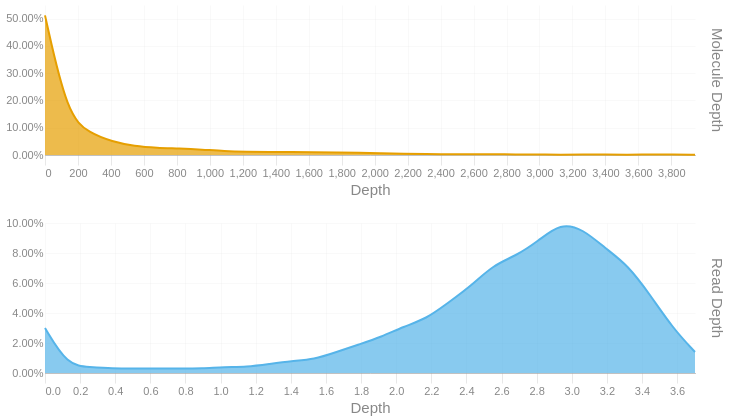

Here is the notebook cell this chart was saved with:
### Code cell
readdep = depth_hist(tb['Read Depth'], q99, 3)
readdep = readdep.with_columns(pl.lit('Read Depth').alias('Metric'))
if not SKIPLR:
    moldep = depth_hist(tb['Molecule Depth'], mol_q99, 1)
    moldep = moldep.with_columns(pl.lit('Molecule Depth').alias('Metric'))
    _hist = pl.concat([readdep, moldep])
    _hist = _hist.filter(pl.col('Proportion') != 0)
    with SafeRender(_hist):
        (
            alt.Chart(_hist)        
            .mark_area(interpolate = "basis")
            .encode(
                x=alt.X('Bin:Q').scale(domainMin=0).axis(alt.Axis(title='Depth')),
                y = alt.Y('Proportion:Q', title = None).axis(format = '.2%'),
                color = alt.Color('Metric:N').legend(None),
                row = alt.Row("Metric:N").header(title = None, labelOrient = 'right'),
                tooltip = [
                    alt.Tooltip("Metric:N", title = "Metric"),
                    alt.Tooltip('Interval:N', title = "Depth Interval"),
                    alt.Tooltip('Proportion:Q', title = "% Alignments").format('.2%')
                ]
            )
            .resolve_scale(x='independent', y='independent')
            .properties(
                height = 150, width = 650,
                usermeta={'embedOptions': {'downloadFileName': f'{samplename}.depth.hist'}}
            )
        ).display()
else:
    readdep = readdep.filter(pl.col('Proportion') != 0)
    with SafeRender(readdep):
        (
            alt.Chart(readdep)        
            .mark_area(interpolate = "basis")
            .encode(
                x=alt.X('Bin:Q').scale(domainMin=0).axis(alt.Axis(title='Depth')),
                y = alt.Y('Proportion:Q', title = None).axis(format = '.2%'),
                tooltip = [
                    alt.Tooltip('Interval:N', title = "Depth Interval"),
                    alt.Tooltip('Proportion:Q', title = "% Alignments").format('.2%')
                ]
            )
            .properties(
                usermeta={'embedOptions': {'downloadFileName': f'{samplename}.depth.hist'}}
            )
        ).display()

### Figure 1 — Vega-Lite specification as saved in the notebook (floating-point values rounded to 4 significant figures)
{"width": 650, "height": 150, "config": {"title": {"anchor": "start", "dy": -15, "fontSize": 18, "color": "#888888", "subtitleColor": "#888888", "subtitleFontSize": 14}, "arc": {"fill": "#0072B2"}, "axis": {"domainColor": "#888888", "domainWidth": 0.5, "gridWidth": 0.2, "grid": false, "titleFontWeight": 400, "titleFontSize": 15, "labelFontSize": 11, "labelColor": "#888888", "tickColor": "#888888", "tickWidth": 0.2, "titleColor": "#888888"}, "axisBand": {"grid": false}, "axisX": {"grid": true, "tickSize": 10, "domainCap": "round"}, "axisY": {"domain": false, "grid": true, "tickSize": 0, "domainCap": "round"}, "background": "transparent", "header": {"labelFontSize": 15, "labelColor": "#888888", "titleFontSize": 15, "titleFontWeight": 600, "titleColor": "#888888"}, "legend": {"labelFont": "sans-serif", "labelFontSize": 12, "labelColor": "#888888", "symbolSize": 100, "symbolType": "circle", "titleFontSize": 12, "titlePadding": 10, "titleColor": "#888888", "title": null}, "range": {"category": ["#E69F00", "#56B4E9", "#009E73", "#F0E442", "#0072B2", "#D55E00", "#CC79A7", "#000000"], "diverging": ["#cfe8f3", "#a2d4ec", "#73bfe2", "#46abdb", "#1696d2", "#12719e"]}, "area": {"fill": "#0072B2", "fillOpacity": 0.7, "line": true, "strokeOpacity": 0.7}, "line": {"color": "#0072B2", "stroke": "#0072B2", "strokeWidth": 2}, "trail": {"color": "#0072B2", "stroke": "#0072B2", "strokeWidth": 0, "size": 1}, "point": {"filled": true, "fillOpacity": 1.0, "size": 95}, "text": {"color": "#888888", "fontSize": 11, "align": "right", "fontWeight": 400, "size": 11}, "bar": {"fill": "#0072B2", "stroke": null}, "view": {"stroke": null, "continuousWidth": 660, "continuousHeight": 400}}, "data": {"name": "data-a55b44cec8a746303f9dcfa607bf95a2"}, "mark": {"type": "area", "interpolate": "basis"}, "encoding": {"color": {"field": "Metric", "legend": null, "type": "nominal"}, "row": {"field": "Metric", "header": {"title": null, "labelOrient": "right"}, "type": "nominal"}, "tooltip": [{"field": "Metric", "title": "Metric", "type": "nominal"}, {"field": "Interval", "title": "Depth Interval", "type": "nominal"}, {"field": "Proportion", "format": ".2%", "title": "% Alignments", "type": "quantitative"}], "x": {"axis": {"title": "Depth"}, "field": "Bin", "scale": {"domainMin": 0}, "type": "quantitative"}, "y": {"axis": {"format": ".2%"}, "field": "Proportion", "title": null, "type": "quantitative"}}, "resolve": {"scale": {"x": "independent", "y": "independent"}}, "usermeta": {"embedOptions": {"downloadFileName": "S6_Kennetcook_3565.depth.hist"}}, "$schema": "https://vega.github.io/schema/vega-lite/v6.1.0.json", "datasets": {"data-a55b44cec8a746303f9dcfa607bf95a2": [{"Bin": 0.0, "Interval": "0.0-0.128", "Proportion": 0.03, "Metric": "Read Depth"}, {"Bin": 0.128, "Interval": "0.128-0.255", "Proportion": 0.005, "Metric": "Read Depth"}, {"Bin": 0.255, "Interval": "0.255-0.383", "Proportion": 0.004, "Metric": "Read Depth"}, {"Bin": 0.383, "Interval": "0.383-0.511", "Proportion": 0.003, "Metric": "Read Depth"}, {"Bin": 0.511, "Interval": "0.511-0.638", "Proportion": 0.003, "Metric": "Read Depth"}, {"Bin": 0.638, "Interval": "0.638-0.766", "Proportion": 0.003, "Metric": "Read Depth"}, {"Bin": 0.766, "Interval": "0.766-0.894", "Proportion": 0.003, "Metric": "Read Depth"}, {"Bin": 0.894, "Interval": "0.894-1.021", "Proportion": 0.003, "Metric": "Read Depth"}, {"Bin": 1.021, "Interval": "1.021-1.149", "Proportion": 0.004, "Metric": "Read Depth"}, {"Bin": 1.149, "Interval": "1.149-1.277", "Proportion": 0.004, "Metric": "Read Depth"}, {"Bin": 1.277, "Interval": "1.277-1.404", "Proportion": 0.006, "Metric": "Read Depth"}, {"Bin": 1.404, "Interval": "1.404-1.532", "Proportion": 0.008, "Metric": "Read Depth"}, {"Bin": 1.532, "Interval": "1.532-1.66", "Proportion": 0.009, "Metric": "Read Depth"}, {"Bin": 1.66, "Interval": "1.66-1.787", "Proportion": 0.014, "Metric": "Read Depth"}, {"Bin": 1.787, "Interval": "1.787-1.915", "Proportion": 0.019, "Metric": "Read Depth"}, {"Bin": 1.915, "Interval": "1.915-2.043", "Proportion": 0.024, "Metric": "Read Depth"}, {"Bin": 2.043, "Interval": "2.043-2.17", "Proportion": 0.031, "Metric": "Read Depth"}, {"Bin": 2.17, "Interval": "2.17-2.298", "Proportion": 0.036, "Metric": "Read Depth"}, {"Bin": 2.298, "Interval": "2.298-2.426", "Proportion": 0.047, "Metric": "Read Depth"}, {"Bin": 2.426, "Interval": "2.426-2.553", "Proportion": 0.058, "Metric": "Read Depth"}, {"Bin": 2.553, "Interval": "2.553-2.681", "Proportion": 0.072, "Metric": "Read Depth"}, {"Bin": 2.681, "Interval": "2.681-2.809", "Proportion": 0.078, "Metric": "Read Depth"}, {"Bin": 2.809, "Interval": "2.809-2.936", "Proportion": 0.088, "Metric": "Read Depth"}, {"Bin": 2.936, "Interval": "2.936-3.064", "Proportion": 0.1, "Metric": "Read Depth"}, {"Bin": 3.064, "Interval": "3.064-3.192", "Proportion": 0.096, "Metric": "Read Depth"}, {"Bin": 3.192, "Interval": "3.192-3.319", "Proportion": 0.083, "Metric": "Read Depth"}, {"Bin": 3.319, "Interval": "3.319-3.447", "Proportion": 0.072, "Metric": "Read Depth"}, {"Bin": 3.447, "Interval": "3.447-3.575", "Proportion": 0.052, "Metric": "Read Depth"}, {"Bin": 3.575, "Interval": "3.575-3.702", "Proportion": 0.03, "Metric": "Read Depth"}, {"Bin": 3.702, "Interval": "3.702-3.83", "Proportion": 0.014, "Metric": "Read Depth"}, {"Bin": 0.0, "Interval": "0.0-136.0", "Proportion": 0.512, "Metric": "Molecule Depth"}, {"Bin": 136.0, "Interval": "136.0-272.0", "Proportion": 0.144, "Metric": "Molecule Depth"}, {"Bin": 272.0, "Interval": "272.0-408.0", "Proportion": 0.08, "Metric": "Molecule Depth"}, {"Bin": 408.0, "Interval": "408.0-543.9", "Proportion": 0.049, "Metric": "Molecule Depth"}, {"Bin": 543.9, "Interval": "543.9-679.9", "Proportion": 0.032, "Metric": "Molecule Depth"}, {"Bin": 679.9, "Interval": "679.9-815.9", "Proportion": 0.026, "Metric": "Molecule Depth"}, {"Bin": 815.9, "Interval": "815.9-951.9", "Proportion": 0.024, "Metric": "Molecule Depth"}, {"Bin": 951.9, "Interval": "951.9-1087.9", "Proportion": 0.02, "Metric": "Molecule Depth"}, {"Bin": 1088.0, "Interval": "1087.9-1223.9", "Proportion": 0.014, "Metric": "Molecule Depth"}, {"Bin": 1224.0, "Interval": "1223.9-1359.9", "Proportion": 0.012, "Metric": "Molecule Depth"}, {"Bin": 1360.0, "Interval": "1359.9-1495.8", "Proportion": 0.011, "Metric": "Molecule Depth"}, {"Bin": 1496.0, "Interval": "1495.8-1631.8", "Proportion": 0.011, "Metric": "Molecule Depth"}, {"Bin": 1632.0, "Interval": "1631.8-1767.8", "Proportion": 0.01, "Metric": "Molecule Depth"}, {"Bin": 1768.0, "Interval": "1767.8-1903.8", "Proportion": 0.009, "Metric": "Molecule Depth"}, {"Bin": 1904.0, "Interval": "1903.8-2039.8", "Proportion": 0.008, "Metric": "Molecule Depth"}, {"Bin": 2040.0, "Interval": "2039.8-2175.8", "Proportion": 0.006, "Metric": "Molecule Depth"}, {"Bin": 2176.0, "Interval": "2175.8-2311.8", "Proportion": 0.004, "Metric": "Molecule Depth"}, {"Bin": 2312.0, "Interval": "2311.8-2447.7", "Proportion": 0.004, "Metric": "Molecule Depth"}, {"Bin": 2448.0, "Interval": "2447.7-2583.7", "Proportion": 0.002, "Metric": "Molecule Depth"}, {"Bin": 2584.0, "Interval": "2583.7-2719.7", "Proportion": 0.003, "Metric": "Molecule Depth"}, {"Bin": 2720.0, "Interval": "2719.7-2855.7", "Proportion": 0.003, "Metric": "Molecule Depth"}, {"Bin": 2856.0, "Interval": "2855.7-2991.7", "Proportion": 0.002, "Metric": "Molecule Depth"}, {"Bin": 2992.0, "Interval": "2991.7-3127.7", "Proportion": 0.002, "Metric": "Molecule Depth"}, {"Bin": 3128.0, "Interval": "3127.7-3263.7", "Proportion": 0.001, "Metric": "Molecule Depth"}, {"Bin": 3264.0, "Interval": "3263.7-3399.6", "Proportion": 0.002, "Metric": "Molecule Depth"}, {"Bin": 3400.0, "Interval": "3399.6-3535.6", "Proportion": 0.002, "Metric": "Molecule Depth"}, {"Bin": 3536.0, "Interval": "3535.6-3671.6", "Proportion": 0.001, "Metric": "Molecule Depth"}, {"Bin": 3672.0, "Interval": "3671.6-3807.6", "Proportion": 0.002, "Metric": "Molecule Depth"}, {"Bin": 3808.0, "Interval": "3807.6-3943.6", "Proportion": 0.002, "Metric": "Molecule Depth"}, {"Bin": 3944.0, "Interval": "3943.6-4079.57", "Proportion": 0.001, "Metric": "Molecule Depth"}]}}
